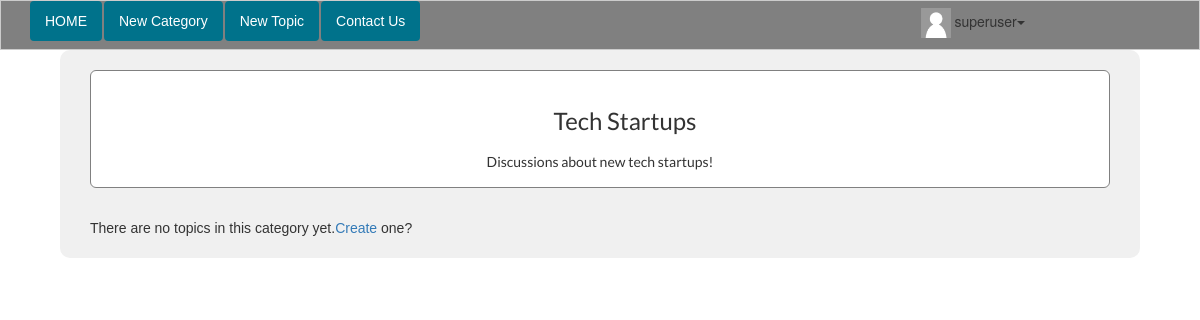
/category.php?id=3 (signed in), run on the app's committed database.
### tables this page shows
CREATE TABLE IF NOT EXISTS `categories` (
  `id` int(8) NOT NULL AUTO_INCREMENT,
  `name` varchar(255) NOT NULL,
  `description` varchar(255) NOT NULL,
  `last_update` timestamp NOT NULL DEFAULT CURRENT_TIMESTAMP,
  PRIMARY KEY (`id`),
  UNIQUE KEY `cat_name_unique` (`name`)
);

### category.php (the view, shortened to what this page needs)
<?php
include 'header.php';
?>
<?php
$cat_id=  $_GET['id'];
$sql="SELECT categories.id, categories.name, categories.description FROM categories WHERE categories.id=$cat_id";
$result=  mysql_query($sql);
if(!$result)
{
    redirect("error404.php");
}
else
{
    if(mysql_num_rows($result)==0)
    {
        echo addslashes("This category doesn't exist");
    }
    else
    {
        $row=mysql_fetch_assoc($result);
        echo "<div class='jumbotron' id='jumbo-cat' ><h3>".$row['name']."</h3>";
        echo '<h5>'.$row['description'].'</h5></div>';
        $sql="SELECT topics.id,topics.subject,topics.date,topics.cat FROM topics WHERE topics.cat='$cat_id' ORDER BY topics.date desc";
        $result= mysql_query($sql);
        if(!$result)
        {
            echo addslashes("<h3>The topics couldn't be displayed.Try again.</h3>");
        }
        else
        {
              $no_of_topics = mysql_num_rows($result);
              if($no_of_topics == 0)
              {
                  echo 'There are no topics in this category yet.<a href="create_topic.php">Create</a> one?';
              }
        }
    }
}
include 'footer.php';
?>

### css/style.css (style rules this page uses)
body { margin: 0; padding: 0; width: 100%; background: white; text-align: center; }
.jumbotron { background-image: url("/geekportal/img/geekbg.jpg"); background-repeat: no-repeat; background-color: white; background-position: right; text-align: left; font-family: 'lato' ; }
h3 { margin: 3% 50px 2% 10%; padding : 0; }

### data on the page
categories: name "Tech Startups", description "Discussions about new tech startups!"

### other printed values
$_SESSION['user_name'] "superuser"
